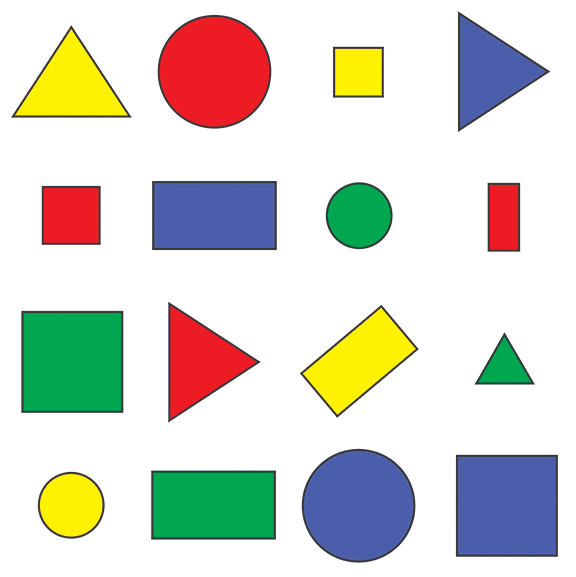
#> input picture Python/OpenCV/Ressources/shapes.png, 576 x 577 px
$ python chapter8.py
#> lines starting #> are read from the running program, lines starting #| are printed output that depends on the picture; after the words box and inside, x2 and y2 are one past the last pixel; in counts of white or black regions, pixels touching at a corner belong together
### Python/OpenCV/useful_functions.py
import cv2
import numpy as np

# [55 lines left out: functions stack_images, draw_contours, not called in this run]


def get_contours(img, area_treshold=500, points_treshold=0.01):
    contours, hierarchy = cv2.findContours(img, cv2.RETR_EXTERNAL, cv2.CHAIN_APPROX_NONE)
    for cnt in contours:
        area = cv2.contourArea(cnt)
        if area > area_treshold:
            peri = cv2.arcLength(cnt, True)
            approx = cv2.approxPolyDP(cnt, points_treshold*peri, True)
            # obj_corners = len(approx)
            x, y, w, h = cv2.boundingRect(approx)


### Python/OpenCV/chapter8.py
# CHAPTER 8 : CONTOURS / SHAPE DETECTION

import cv2
import numpy as np
from useful_functions import stack_images, get_contours

path = "Ressources/shapes.png"

img = cv2.imread(path)
#> img is the input picture: shape (577, 576, 3); mean B, G, R 205.1, 214.3, 214.2
img_contour = img.copy()
img_gray = cv2.cvtColor(img, cv2.COLOR_BGR2GRAY)
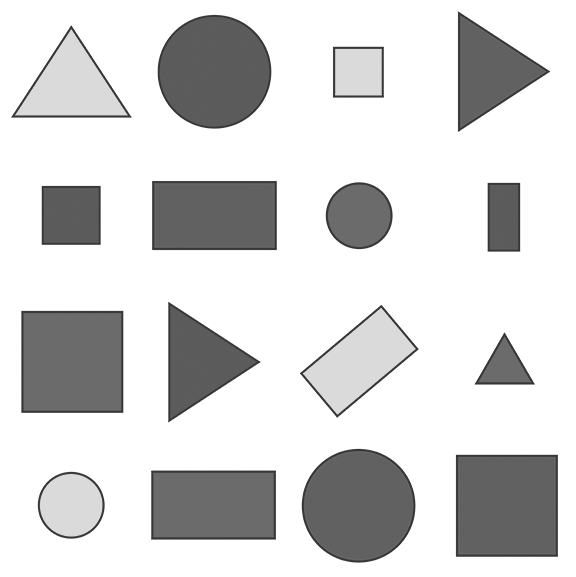
#> img_gray: shape (577, 576); min 54, max 255, mean 213.2
img_blur = cv2.GaussianBlur(img_gray, (7, 7), 1)
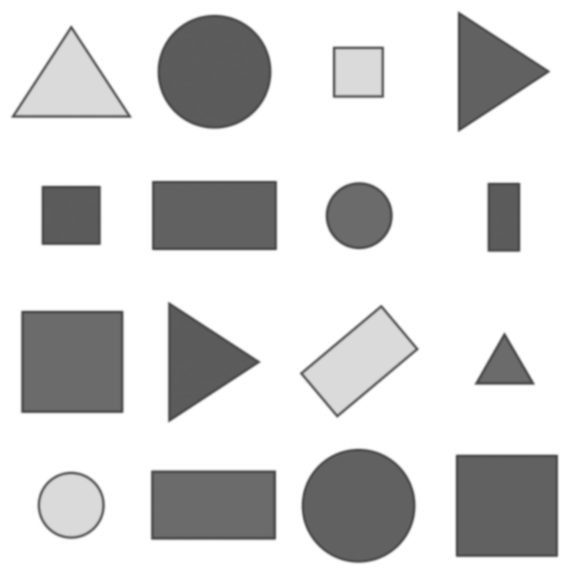
#> img_blur: shape (577, 576); min 72, max 255, mean 213.2
img_canny = cv2.Canny(img_blur, 50, 50)
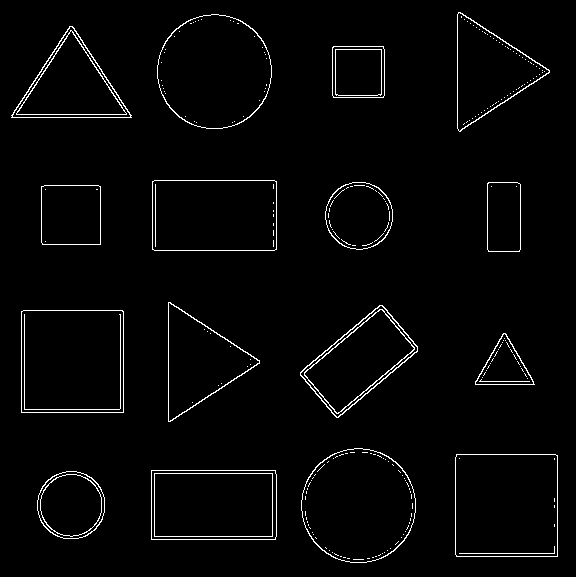
#> img_canny: shape (577, 576); 2.4% white in thin lines or dots
get_contours(img_canny, img_contour)
#> in get_contours, `contours, hierarchy = cv2.findContours(img, cv2.RETR_EXTERNAL, cv2.CHA..`: contours = 16 contours; largest, box (x1, y1, x2, y2) and area: (21, 310, 124, 413) 10402, (455, 454, 558, 557) 10398, (301, 448, 416, 563) 10236, (157, 14, 272, 129) 10234, (152, 180, 277, 251) 8674
#> the loop in get_contours, `for cnt in contours:` made 1 pass
#> area on pass 1: 3593.5
#> (the run stopped early here; a loop or call above may not have finished)
